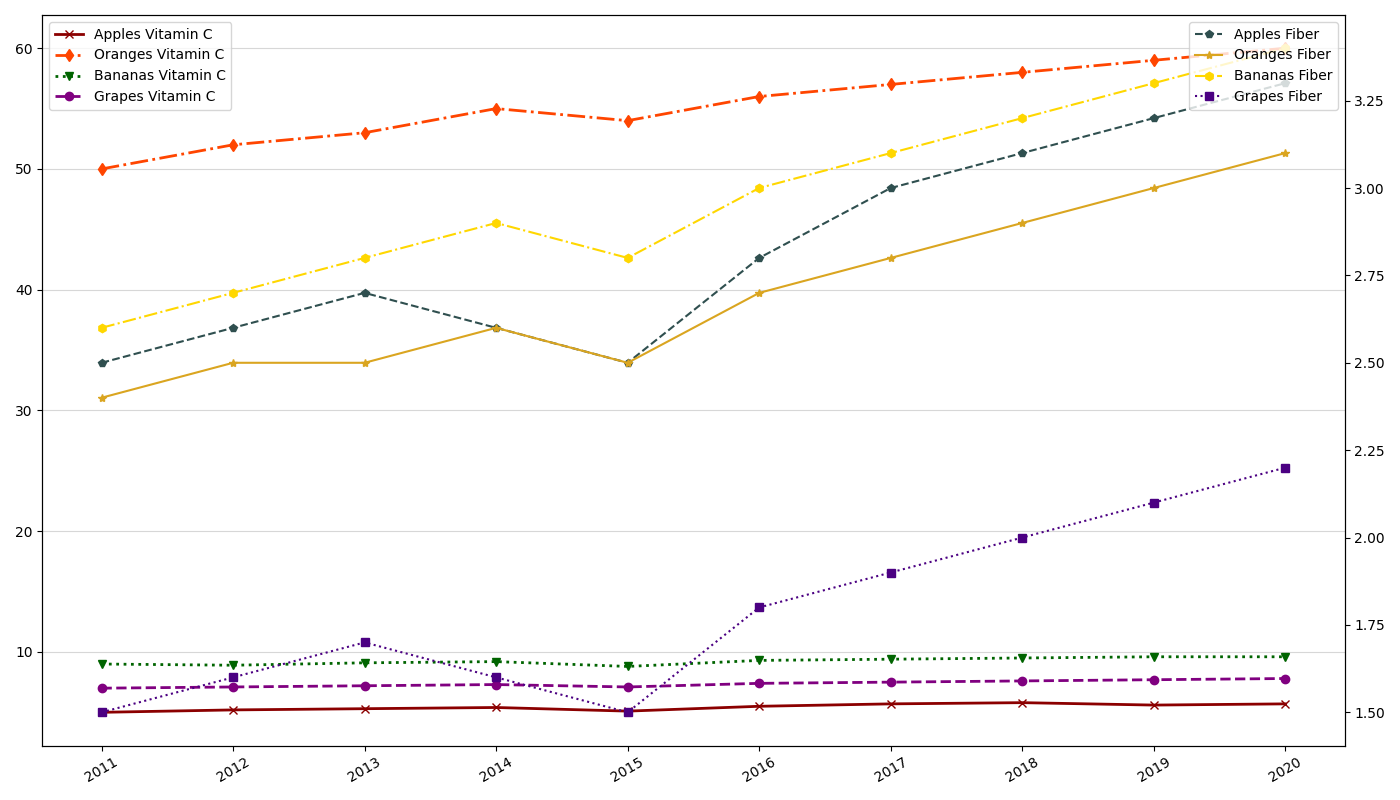

The script that drew this image:
import matplotlib.pyplot as plt
import numpy as np

years = np.arange(2011, 2021)
apples_vitamin_c = np.array([5, 5.2, 5.3, 5.4, 5.1, 5.5, 5.7, 5.8, 5.6, 5.7])
apples_fiber = np.array([2.5, 2.6, 2.7, 2.6, 2.5, 2.8, 3.0, 3.1, 3.2, 3.3])
oranges_vitamin_c = np.array([50, 52, 53, 55, 54, 56, 57, 58, 59, 60])
oranges_fiber = np.array([2.4, 2.5, 2.5, 2.6, 2.5, 2.7, 2.8, 2.9, 3.0, 3.1])
bananas_vitamin_c = np.array([9, 8.9, 9.1, 9.2, 8.8, 9.3, 9.4, 9.5, 9.6, 9.6])
bananas_fiber = np.array([2.6, 2.7, 2.8, 2.9, 2.8, 3.0, 3.1, 3.2, 3.3, 3.4])
grapes_vitamin_c = np.array([7, 7.1, 7.2, 7.3, 7.1, 7.4, 7.5, 7.6, 7.7, 7.8])
grapes_fiber = np.array([1.5, 1.6, 1.7, 1.6, 1.5, 1.8, 1.9, 2.0, 2.1, 2.2])

fig, ax1 = plt.subplots(figsize=(14, 8))

ax1.plot(years, apples_vitamin_c, color='#8B0000', marker='x', linestyle='-', linewidth=2, label='Apples Vitamin C')
ax1.plot(years, oranges_vitamin_c, color='#FF4500', marker='d', linestyle='-.', linewidth=2, label='Oranges Vitamin C')
ax1.plot(years, bananas_vitamin_c, color='#006400', marker='v', linestyle=':', linewidth=2, label='Bananas Vitamin C')
ax1.plot(years, grapes_vitamin_c, color='#800080', marker='o', linestyle='--', linewidth=2, label='Grapes Vitamin C')

ax2 = ax1.twinx()
ax2.plot(years, apples_fiber, color='#2F4F4F', marker='p', linestyle='--', linewidth=1.5, label='Apples Fiber')
ax2.plot(years, oranges_fiber, color='#DAA520', marker='*', linestyle='-', linewidth=1.5, label='Oranges Fiber')
ax2.plot(years, bananas_fiber, color='#FFD700', marker='h', linestyle='-.', linewidth=1.5, label='Bananas Fiber')
ax2.plot(years, grapes_fiber, color='#4B0082', marker='s', linestyle=':', linewidth=1.5, label='Grapes Fiber')

ax1.set_xticks(years)
ax1.set_xticklabels(years, rotation=30)
ax1.yaxis.grid(True, linestyle='-', alpha=0.5)
ax2.yaxis.grid(False)

# Add legends to the plots
ax1.legend(loc='upper left')
ax2.legend(loc='upper right')

plt.tight_layout()
plt.show()
